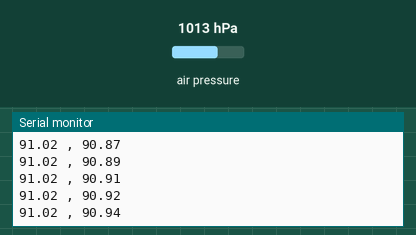
A sketch run on a simulated Arduino Uno, built with avr-gcc and run on an emulated ATmega328P. Shown: the last lines printed to the serial monitor. The inputs (shaded band) are chosen by the test bench; at power-on: air pressure 1013 hPa.

Above: at 1.2 s.
1.3 s: air pressure set to 952 hPa
At 2.3 s:
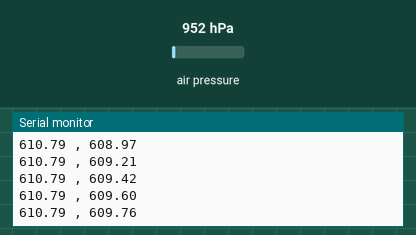
2.8 s: air pressure set to 1048 hPa
At 3.3 s:
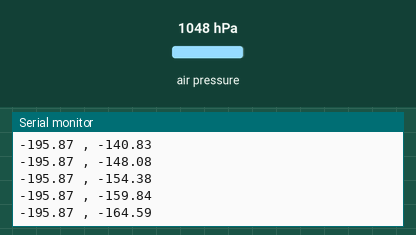
Timing chart, 0 to 5.8 s (numbered marks = the images above; inputs shaded):
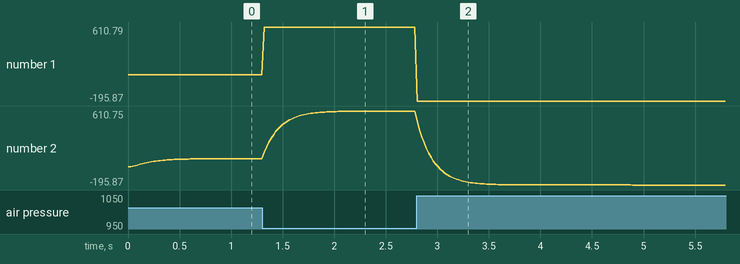

Measured:
- after the input at 1.3 s, the serial monitor: prints a new line at once (image 1)
- plotted number 1: 91.02 → 610.79 after the input at 1.3 s
- plotted number 2: 90.98 → 610.75 after the input at 1.3 s

The sketch:

singleVarkalman.ino
```cpp
#include <Adafruit_BMP085.h>

Adafruit_BMP085 bmp;

float altitude, estimated_altitude;

float f_1 = 1.00000; //cast as float
float update_x = 0;
float prev_x = 0;
float update_p = 0;
float prev_p = 0;
float kalman_gain = 0;
float error_cov = 0.05;
float process_noise = 1e-3;
float x_temp = 0;
float p_temp = 0;


void setup() {
	// open a serial connection to display values
	Serial.begin(9600);
	if (!bmp.begin()) {
		Serial.println("Could not find a valid BMP085 sensor, check wiring!");
		while (1) {}
	}
}

void loop() {
	altitude = bmp.readAltitude(102400);
	estimated_altitude = singleVarKalmanCal(altitude);
	Serial.print(altitude);
	Serial.print(" , ");
	Serial.println(estimated_altitude);
	delay(20);
}

//singleVarKalmanCal() - Calculates new Kalman values from float value "altitude"
float singleVarKalmanCal (float altitude) {

  //Predict x_temp, p_temp
  x_temp = prev_x;
  p_temp = prev_p + process_noise;

  //Update kalman values
  kalman_gain = (f_1 / (p_temp + error_cov)) * p_temp;
  update_x = x_temp + (kalman_gain * (altitude - x_temp));
  update_p = (f_1 - kalman_gain) * p_temp;

  //Save this state for next time
  prev_x = update_x;
  prev_p = update_p;

  return update_x;
}
```
